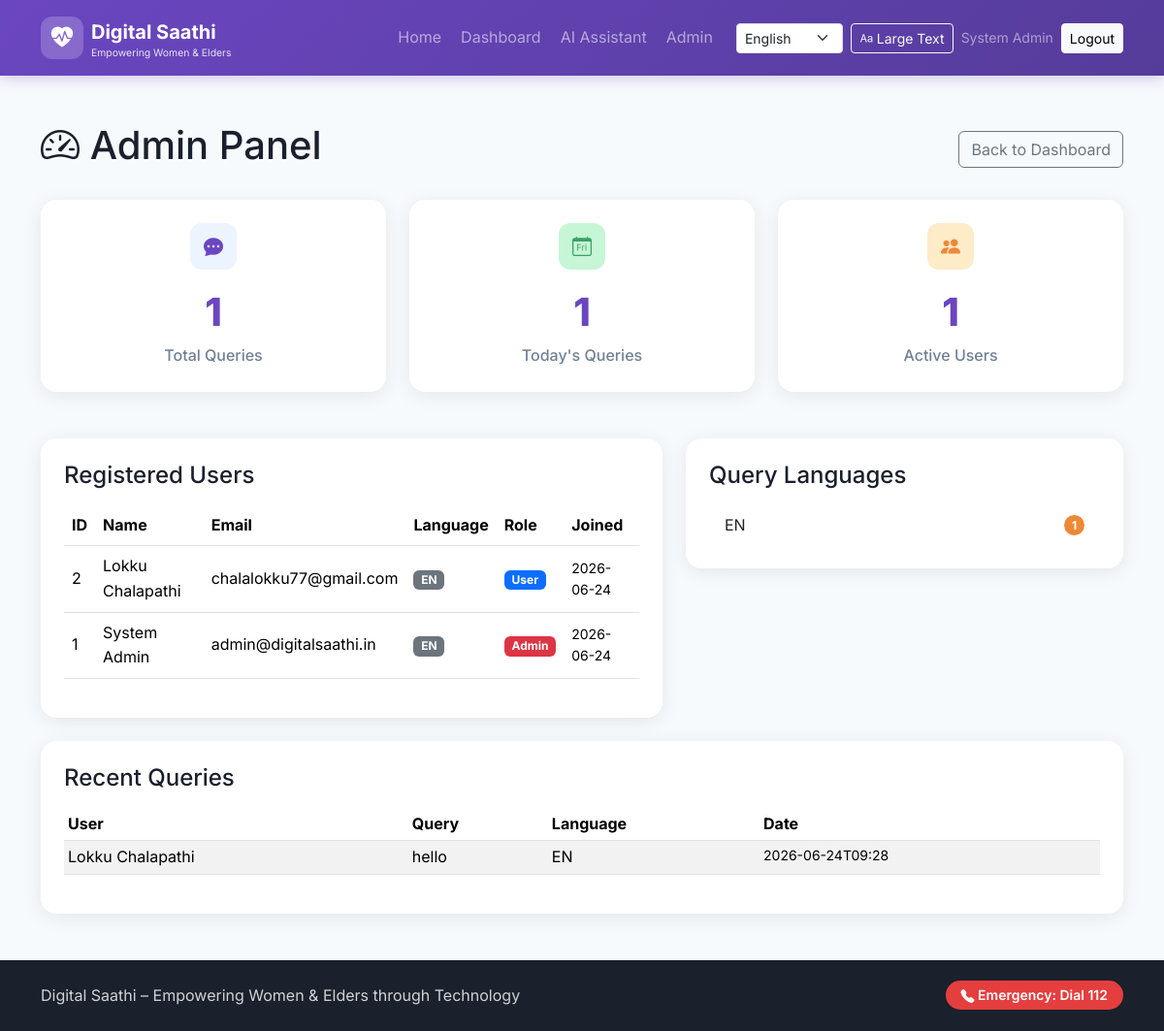
Page /admin/ (signed in) on the committed database.
### tables this page shows
CREATE TABLE users (
            id INTEGER PRIMARY KEY AUTOINCREMENT,
            name TEXT NOT NULL,
            email TEXT NOT NULL UNIQUE,
            password_hash TEXT NOT NULL,
            phone TEXT,
            preferred_language TEXT DEFAULT 'en',
            is_admin INTEGER DEFAULT 0,
            created_at TEXT NOT NULL
        );

CREATE TABLE chat_queries (
            id INTEGER PRIMARY KEY AUTOINCREMENT,
            user_id INTEGER,
            query_text TEXT NOT NULL,
            response_text TEXT,
            language TEXT DEFAULT 'en',
            source TEXT DEFAULT 'chatbot',
            created_at TEXT NOT NULL,
            FOREIGN KEY (user_id) REFERENCES users (id) ON DELETE SET NULL
        );

### routes/admin.py (the view)
@admin_bp.route("/")
@admin_required
def panel():
    conn = get_db()
    users = conn.execute(
        """
        SELECT id, name, email, phone, preferred_language, is_admin, created_at
        FROM users ORDER BY created_at DESC
        """
    ).fetchall()
    stats = conn.execute(
        """
        SELECT
            COUNT(*) AS total_queries,
            COUNT(DISTINCT user_id) AS unique_users,
            SUM(CASE WHEN date(created_at) = date('now') THEN 1 ELSE 0 END) AS today_queries
        FROM chat_queries
        """
    ).fetchone()
    recent_queries = conn.execute(
        """
        SELECT cq.id, cq.query_text, cq.response_text, cq.language, cq.created_at,
               u.name AS user_name, u.email AS user_email
        FROM chat_queries cq
        LEFT JOIN users u ON cq.user_id = u.id
        ORDER BY cq.created_at DESC
        LIMIT 20
        """
    ).fetchall()
    language_stats = conn.execute(
        """
        SELECT language, COUNT(*) AS count
        FROM chat_queries
        GROUP BY language
        ORDER BY count DESC
        """
    ).fetchall()
    conn.close()
    return render_template(
        "admin/panel.html",
        users=users,
        stats=stats,
        recent_queries=recent_queries,
        language_stats=language_stats,
    )

### app.py (called while the page is built)
def create_app():
    app = Flask(__name__)
    app.config.from_object(Config)
    os.makedirs(os.path.dirname(Config.DATABASE), exist_ok=True)
    init_db()
    app.register_blueprint(main_bp)
    app.register_blueprint(auth_bp)
    app.register_blueprint(dashboard_bp)
    app.register_blueprint(chatbot_bp)
    app.register_blueprint(admin_bp)
    @app.context_processor
    def inject_globals():
        from flask import session
        return {
            "current_language": session.get("language", "en"),
            "user_name": session.get("user_name"),
            "is_logged_in": "user_id" in session,
            "is_admin": session.get("is_admin", False),
        }
    return app

### database/db.py (called while the page is built)
def get_db():
    conn = sqlite3.connect(Config.DATABASE)
    conn.row_factory = sqlite3.Row
    conn.execute("PRAGMA foreign_keys = ON")
    return conn

### utils/auth_helpers.py (called while the page is built)
def admin_required(view):
    @wraps(view)
    def wrapped(*args, **kwargs):
        if "user_id" not in session:
            flash("Please log in to continue.", "warning")
            return redirect(url_for("auth.login"))
        if not session.get("is_admin"):
            flash("Admin access required.", "danger")
            return redirect(url_for("dashboard.home"))
        return view(*args, **kwargs)
    return wrapped

### templates/admin/panel.html (shortened to what this page needs)
{% extends "base.html" %}
{% block content %}
<section class="admin-section py-5">
    <div class="container">
        <div class="d-flex justify-content-between align-items-center mb-4 flex-wrap gap-2">
            <h1><i class="bi bi-speedometer2"></i> <span data-i18n="admin_title">Admin Panel</span></h1>
            <a href="{{ url_for('dashboard.home') }}" class="btn btn-outline-secondary" data-i18n="back_dashboard">Back to Dashboard</a>
        </div>
        <div class="row g-4 mb-5">
            <div class="col-md-4">
                <div class="stat-card animate-fade-in">
                    <div class="stat-icon bg-primary-soft"><i class="bi bi-chat-dots-fill"></i></div>
                    <div class="stat-value">{{ stats.total_queries or 0 }}</div>
                    <div class="stat-label" data-i18n="admin_total_queries">Total Queries</div>
                </div>
            </div>
            <div class="col-md-4">
                <div class="stat-card animate-fade-in delay-1">
                    <div class="stat-icon bg-success-soft"><i class="bi bi-calendar-day"></i></div>
                    <div class="stat-value">{{ stats.today_queries or 0 }}</div>
                    <div class="stat-label" data-i18n="admin_today">Today's Queries</div>
                </div>
            </div>
            <div class="col-md-4">
                <div class="stat-card animate-fade-in delay-2">
                    <div class="stat-icon bg-accent-soft"><i class="bi bi-people-fill"></i></div>
                    <div class="stat-value">{{ stats.unique_users or 0 }}</div>
                    <div class="stat-label" data-i18n="admin_unique_users">Active Users</div>
                </div>
            </div>
        </div>
        <div class="row g-4">
            <div class="col-lg-7">
                <div class="admin-card">
                    <h2 class="h4 mb-3" data-i18n="admin_users">Registered Users</h2>
                    <div class="table-responsive">
                        <table class="table table-hover align-middle">
                            <thead>
                                <tr>
                                    <th>ID</th>
                                    <th>Name</th>
                                    <th>Email</th>
                                    <th>Language</th>
                                    <th>Role</th>
                                    <th>Joined</th>
                                </tr>
                            </thead>
                            <tbody>
                                {% for user in users %}
                                <tr>
                                    <td>{{ user.id }}</td>
                                    <td>{{ user.name }}</td>
                                    <td>{{ user.email }}</td>
                                    <td><span class="badge bg-secondary">{{ user.preferred_language | upper }}</span></td>
                                    <td>
                                        {% if user.is_admin %}
                                        <span class="badge bg-danger">Admin</span>
                                        {% else %}
                                        <span class="badge bg-primary">User</span>
                                        {% endif %}
                                    </td>
                                    <td class="small">{{ user.created_at[:10] }}</td>
                                </tr>
                                {% endfor %}
                            </tbody>
                        </table>
                    </div>
                </div>
            </div>
            <div class="col-lg-5">
                <div class="admin-card">
                    <h2 class="h4 mb-3">Query Languages</h2>
                    <ul class="list-group list-group-flush">
                        {% for lang in language_stats %}
                        <li class="list-group-item d-flex justify-content-between align-items-center">
                            {{ lang.language | upper }}
                            <span class="badge bg-accent rounded-pill">{{ lang.count }}</span>
                        </li>
                        {% else %}
                        <li class="list-group-item text-muted">No queries yet</li>
                        {% endfor %}
                    </ul>
                </div>
            </div>
        </div>
        <div class="admin-card mt-4">
            <h2 class="h4 mb-3" data-i18n="admin_recent">Recent Queries</h2>
            <div class="table-responsive">
                <table class="table table-sm table-striped">
                    <thead>
                        <tr>
                            <th>User</th>
                            <th>Query</th>
                            <th>Language</th>
                            <th>Date</th>
                        </tr>
                    </thead>
                    <tbody>
                        {% for q in recent_queries %}
                        <tr>
                            <td>{{ q.user_name or 'Guest' }}</td>
                            <td class="text-truncate" style="max-width: 300px;" title="{{ q.query_text }}">{{ q.query_text[:80] }}{% if q.query_text|length > 80 %}...{% endif %}</td>
                            <td>{{ q.language | upper }}</td>
                            <td class="small">{{ q.created_at[:16] }}</td>
                        </tr>
                        {% else %}
                        <tr><td colspan="4" class="text-muted text-center">No queries recorded yet</td></tr>
                        {% endfor %}
                    </tbody>
                </table>
            </div>
        </div>
    </div>
</section>
{% endblock %}

### templates/base.html (shortened to what this page needs)
<!DOCTYPE html>
<html lang="{{ current_language }}" data-lang="{{ current_language }}">
<head>
    <link href="https://cdn.jsdelivr.net/npm/bootstrap@5.3.3/dist/css/bootstrap.min.css" rel="stylesheet">
    <link href="https://cdn.jsdelivr.net/npm/bootstrap-icons@1.11.3/font/bootstrap-icons.min.css" rel="stylesheet">
    <link rel="stylesheet" href="{{ url_for('static', filename='css/style.css') }}">
</head>
<body class="{% block body_class %}{% endblock %}">
    <nav class="navbar navbar-expand-lg navbar-dark saathi-navbar sticky-top" aria-label="Main navigation">
        <div class="container">
            <a class="navbar-brand d-flex align-items-center gap-2" href="{{ url_for('main.index') }}">
                <span class="brand-icon"><i class="bi bi-heart-pulse-fill"></i></span>
                <span>
                    <strong data-i18n="app_name">Digital Saathi</strong>
                    <small class="d-block brand-tagline" data-i18n="tagline">Empowering Women & Elders</small>
                </span>
            </a>
            <div class="collapse navbar-collapse" id="navbarMain">
                <ul class="navbar-nav ms-auto align-items-lg-center gap-lg-1">
                    <li class="nav-item">
                        <a class="nav-link" href="{{ url_for('main.index') }}" data-i18n="nav_home">Home</a>
                    </li>
                    {% if is_logged_in %}
                    <li class="nav-item">
                        <a class="nav-link" href="{{ url_for('dashboard.home') }}" data-i18n="nav_dashboard">Dashboard</a>
                    </li>
                    <li class="nav-item">
                        <a class="nav-link" href="{{ url_for('chatbot.chat_page') }}" data-i18n="nav_chatbot">AI Assistant</a>
                    </li>
                    {% if is_admin %}
                    <li class="nav-item">
                        <a class="nav-link" href="{{ url_for('admin.panel') }}" data-i18n="nav_admin">Admin</a>
                    </li>
                    {% endif %}
                    {% endif %}
                </ul>
                <div class="d-flex align-items-center gap-2 ms-lg-3 mt-3 mt-lg-0 flex-wrap">
                    <select id="languageSelector" class="form-select form-select-sm lang-select" aria-label="Select language">
                        <option value="en">English</option>
                    </select>
                    <button type="button" id="largeTextToggle" class="btn btn-sm btn-outline-light accessibility-btn"
                            title="Toggle large text" aria-pressed="false">
                        <i class="bi bi-type"></i>
                        <span class="d-none d-md-inline" data-i18n="accessibility_large_text">Large Text</span>
                    </button>
                    {% if is_logged_in %}
                    <span class="text-white-50 small d-none d-lg-inline">{{ user_name }}</span>
                    <a href="{{ url_for('auth.logout') }}" class="btn btn-sm btn-light" data-i18n="nav_logout">Logout</a>
                    {% else %}
                    <a href="{{ url_for('auth.login') }}" class="btn btn-sm btn-outline-light" data-i18n="nav_login">Login</a>
                    <a href="{{ url_for('auth.register') }}" class="btn btn-sm btn-accent" data-i18n="nav_register">Register</a>
                    {% endif %}
                </div>
            </div>
        </div>
    </nav>
    <main id="main-content">
        {% block content %}{% endblock %}
    </main>
    <footer class="saathi-footer mt-auto">
        <div class="container">
            <div class="row align-items-center">
                <div class="col-md-8">
                    <p class="mb-0" data-i18n="footer_text">Digital Saathi – Empowering Women & Elders through Technology</p>
                </div>
                <div class="col-md-4 text-md-end mt-2 mt-md-0">
                    <span class="emergency-badge" data-i18n="emergency_call">
                        <i class="bi bi-telephone-fill"></i> Emergency: Dial 112
                    </span>
                </div>
            </div>
        </div>
    </footer>
</body>
</html>

### static/css/style.css (style rules this page uses)
:root { --primary: #6B46C1; --primary-dark: #553C9A; --accent: #ED8936; --accent-hover: #DD6B20; --success: #38A169; --danger: #E53E3E; --info: #3182CE; --warning: #D69E2E; --bg-light: #F7FAFC; --text-dark: #1A202C; --text-muted: #718096; --card-shadow: 0 4px 20px rgba(0, 0, 0, 0.08); --radius: 16px; --font-base: 1rem; --transition: 0.3s ease; }
* { box-sizing: border-box; }
html { scroll-behavior: smooth; }
body { font-family: 'Inter', 'Noto Sans Devanagari', 'Noto Sans Telugu', sans-serif; color: var(--text-dark); background: #fff; min-height: 100vh; display: flex; flex-direction: column; line-height: 1.6; }
.saathi-navbar { background: linear-gradient(135deg, var(--primary) 0%, var(--primary-dark) 100%); padding: 0.75rem 0; box-shadow: 0 2px 15px rgba(107, 70, 193, 0.3); }
.brand-icon { width: 44px; height: 44px; background: rgba(255,255,255,0.2); border-radius: 12px; display: flex; align-items: center; justify-content: center; font-size: 1.4rem; }
.brand-tagline { font-size: 0.65rem; opacity: 0.85; line-height: 1.2; }
.lang-select { width: auto; min-width: 110px; }
.accessibility-btn { white-space: nowrap; }
.bg-primary-soft { background: #EBF4FF; color: var(--primary); }
.bg-accent-soft { background: #FEEBC8; color: var(--accent); }
.bg-success-soft { background: #C6F6D5; color: var(--success); }
.admin-section { background: var(--bg-light); min-height: calc(100vh - 200px); }
.stat-card { background: white; border-radius: var(--radius); padding: 1.5rem; box-shadow: var(--card-shadow); text-align: center; }
.stat-icon { width: 48px; height: 48px; border-radius: 12px; display: flex; align-items: center; justify-content: center; font-size: 1.25rem; margin: 0 auto 0.75rem; }
.stat-value { font-size: 2.5rem; font-weight: 800; color: var(--primary); }
.stat-label { color: var(--text-muted); font-weight: 500; }
.admin-card { background: white; border-radius: var(--radius); padding: 1.5rem; box-shadow: var(--card-shadow); }
.badge.bg-accent { background: var(--accent) !important; }
.saathi-footer { background: var(--text-dark); color: rgba(255,255,255,0.8); padding: 1.5rem 0; margin-top: auto; }
.emergency-badge { background: var(--danger); color: white; padding: 0.4rem 1rem; border-radius: 50px; font-size: 0.875rem; font-weight: 600; }
.animate-fade-in { animation: fadeIn 0.6s ease forwards; }
.delay-1 { animation-delay: 0.1s; }
.delay-2 { animation-delay: 0.2s; }

### rows in the picture
users: name "System Admin", id "1", email "admin@digitalsaathi.in", preferred_language "EN", is_admin "Admin", created_at "2026-06-24"
users: id "2", name "Lokku Chalapathi", email "chalalokku77@gmail.com", preferred_language "EN", is_admin "User", created_at "2026-06-24"
chat_queries: name "Lokku Chalapathi", query_text "hello", language "EN", created_at "2026-06-24T09:28"

### other values in the picture
{{ stats.total_queries or 0 }} "1"
{{ stats.today_queries or 0 }} "1"
{{ stats.unique_users or 0 }} "1"
{{ lang.language | upper }} "EN"
{{ lang.count }} "1"
